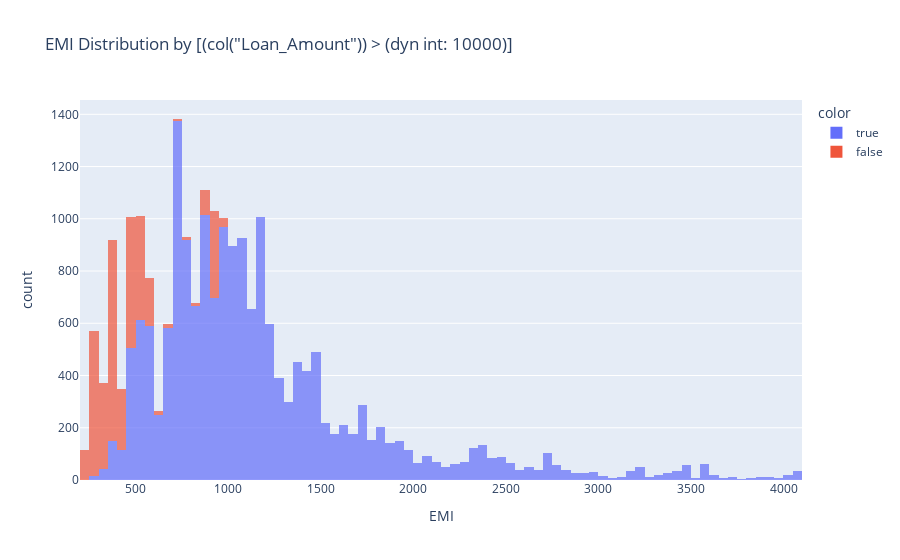

Source (notebook cell):
### Code cell
dia.plot_distribution(
    pl.col("EMI"), 
    by = pl.col("Loan_Amount") > 10_000, 
    n_bins=100, 
    density=False, 
    condition= pl.col("EMI").is_between(pl.col("EMI").quantile(0.01), pl.col("EMI").quantile(0.99)),
    # Additional Plotly's kwargs can also be passed 
    opacity = 0.7
)

### Figure 1 — Plotly figure (JSON) as saved in the notebook; plotly's stock layout.template omitted (floating-point values rounded to 4 significant figures; data arrays with more than 128 entries replaced by an {"elided": "..."} marker saying what was removed)
{"data": [{"alignmentgroup": "True", "bingroup": "x", "hovertemplate": "color=true<br>EMI=%{x}<br>count=%{y}<extra></extra>", "legendgroup": "true", "marker": {"color": "#636efa", "opacity": 0.7, "pattern": {"shape": ""}}, "name": "true", "nbinsx": 100, "offsetgroup": "true", "orientation": "v", "showlegend": true, "type": "histogram", "x": {"elided": "18250 int values"}, "xaxis": "x", "yaxis": "y"}, {"alignmentgroup": "True", "bingroup": "x", "hovertemplate": "color=false<br>EMI=%{x}<br>count=%{y}<extra></extra>", "legendgroup": "false", "marker": {"color": "#EF553B", "opacity": 0.7, "pattern": {"shape": ""}}, "name": "false", "nbinsx": 100, "offsetgroup": "false", "orientation": "v", "showlegend": true, "type": "histogram", "x": {"elided": "3601 int values"}, "xaxis": "x", "yaxis": "y"}], "layout": {"barmode": "relative", "legend": {"title": {"text": "color"}, "tracegroupgap": 0}, "title": {"text": "EMI Distribution by [(col(\"Loan_Amount\")) > (dyn int: 10000)]"}, "xaxis": {"anchor": "y", "domain": [0, 1], "title": {"text": "EMI"}}, "yaxis": {"anchor": "x", "domain": [0, 1], "title": {"text": "count"}}}}
